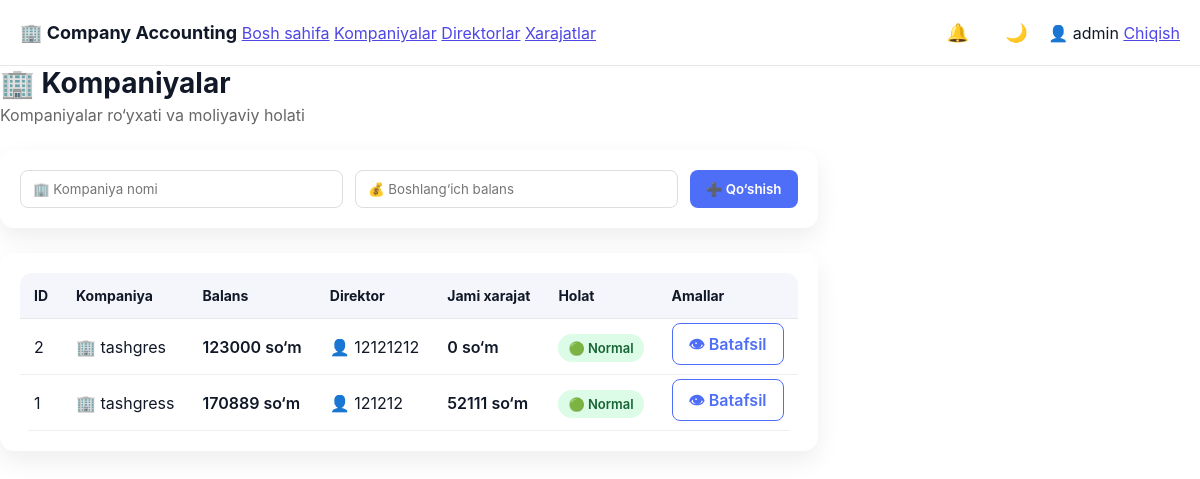
The app's page /admin/companies (signed in), older data.
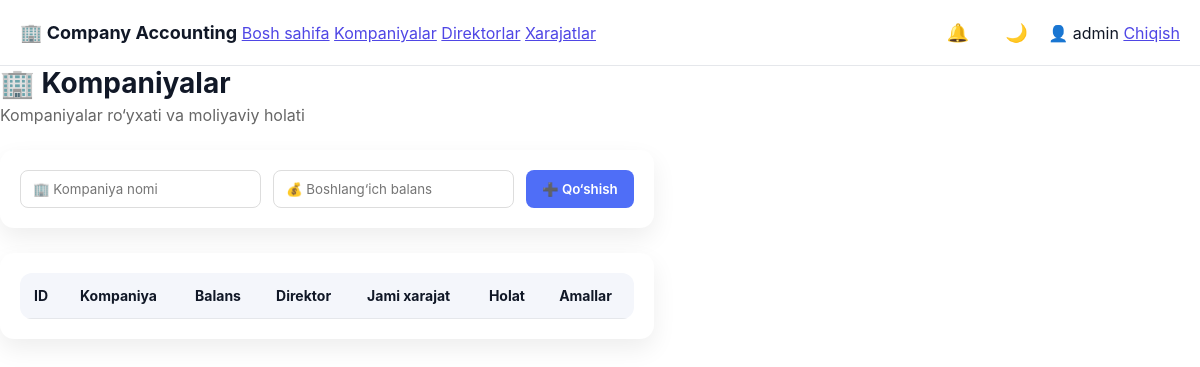
The same page, newer data.
### tables this page shows
CREATE TABLE companies (
        id INTEGER PRIMARY KEY AUTOINCREMENT,
        name TEXT,
        balance INTEGER DEFAULT 0,
        created_at TEXT
    );

### app.py (the view, shortened to what this page needs)
@app.route("/admin/companies", methods=["GET", "POST"])
def admin_companies():
    if session.get("role") != "admin":
        return "Ruxsat yo‘q ❌"
    conn = sqlite3.connect("users.db")
    conn.row_factory = sqlite3.Row   # ⭐ MUHIM
    c = conn.cursor()
    c.execute("""
        SELECT
            c.id,
            c.name,
            c.balance,
            u.username AS director,
            IFNULL(SUM(e.amount), 0) AS total_expense
        FROM companies c
        LEFT JOIN users u ON u.company_id = c.id AND u.role = 'director'
        LEFT JOIN expenses e ON e.company_id = c.id
        GROUP BY c.id
        ORDER BY c.id DESC
    """)
    companies = c.fetchall()
    conn.close()
    return render_template(
        "admin_companies.html",
        companies=companies
    )

### app.py (called while the page is built)
@app.context_processor
def inject_notifications():
    return {
        "notifications": [],
        "last_expense": session.get("last_expense")
    }

### templates/admin_companies.html (shortened to what this page needs)
<!DOCTYPE html>
<html lang="uz">
<head>
    <link rel="stylesheet" href="{{ url_for('static', filename='style.css') }}">
</head>
<body>
{% include "navbar.html" %}
<div class="layout">
    <main class="main">
        <div class="page-header">
    <h1>🏢 Kompaniyalar</h1>
    <p>Kompaniyalar ro‘yxati va moliyaviy holati</p>
</div>
<div class="card form-card">
    <form method="POST" class="add-form">
        <input type="text" name="name" placeholder="🏢 Kompaniya nomi" required>
        <input type="number" name="balance" placeholder="💰 Boshlang‘ich balans" required>
        <button type="submit" class="btn primary">➕ Qo‘shish</button>
    </form>
</div>
<div class="card">
    <table class="modern-table">
        <thead>
            <tr>
                <th>ID</th>
                <th>Kompaniya</th>
                <th>Balans</th>
                <th>Direktor</th>
                <th>Jami xarajat</th>
                <th>Holat</th>
                <th>Amallar</th>
            </tr>
        </thead>
        <tbody>
            {% for c in companies %}
            <tr>
                <td>{{ c.id }}</td>
                <td class="company-name">
                    🏢 {{ c.name }}
                </td>
                <td class="money">{{ c.balance }} so‘m</td>
                <td>
                    {% if c.director %}
                        👤 {{ c.director }}
                    {% else %}
                        <span class="muted">—</span>
                    {% endif %}
                </td>
                <td class="money">{{ c.total_expense }} so‘m</td>
                <td>
                    {% if c.balance <= 0 %}
                        <span class="badge danger">🔴 Xavfli</span>
                    {% else %}
                        <span class="badge success">🟢 Normal</span>
                    {% endif %}
                </td>
                <td>
                    <a href="{{ url_for('admin_company_detail', company_id=c.id) }}"
                       class="btn outline">👁 Batafsil</a>
                </td>
            </tr>
            {% endfor %}
        </tbody>
    </table>
</div>
    </main>
</div>
</body>
</html>

### templates/navbar.html (shortened to what this page needs)
<div class="navbar">
    <div class="navbar-left">
        <strong class="brand">🏢 Company Accounting</strong>
        <a href="{{ url_for('dashboard') }}">Bosh sahifa</a>
        {% if session.get("role") == "admin" %}
            <a href="{{ url_for('admin_companies') }}">Kompaniyalar</a>
            <a href="{{ url_for('admin_directors') }}">Direktorlar</a>
            <a href="{{ url_for('admin_expenses') }}">Xarajatlar</a>
        {% else %}
            <a href="{{ url_for('expenses') }}">Xarajatlarim</a>
        {% endif %}
    </div>
    <div class="navbar-right">
        <button id="notifBtn" class="icon-btn" title="Bildirishnomalar">🔔</button>
        <button id="themeToggle" class="icon-btn" title="Theme">🌙</button>
        <span class="user">👤 {{ session.get('user') }}</span>
        <a href="{{ url_for('logout') }}" class="logout-btn">Chiqish</a>
    </div>
</div>

### static/style.css (style rules this page uses)
:root { --primary: #2563eb; --secondary: #1e293b; --bg: #f1f5f9; --card: #ffffff; --success: #16a34a; --danger: #dc2626; --text: #0f172a; }
* { margin: 0; padding: 0; box-sizing: border-box; font-family: Inter, Arial, sans-serif; }
body { background: var(--bg); color: var(--text); }
.layout { display: flex; min-height: calc(100vh - 60px); }
.card { background: var(--card); padding: 20px; border-radius: 14px; box-shadow: 0 10px 25px rgba(0,0,0,.05); }
table { width: 100%; border-collapse: collapse; background: white; border-radius: 12px; overflow: hidden; }
th, td { padding: 14px; border-bottom: 1px solid #e5e7eb; }
th { background: #f8fafc; text-align: left; font-size: 14px; }
button { background: var(--primary); color: white; border: none; padding: 10px 16px; border-radius: 8px; cursor: pointer; }
:root { --bg: #f5f7fb; --card: #ffffff; --text: #111827; --sidebar: #ffffff; --primary: #4f46e5; }
.card { background: var(--card); }
a { color: var(--primary); }
.navbar { background: var(--bg); color: var(--text); padding: 12px 20px; display: flex; justify-content: space-between; align-items: center; border-bottom: 1px solid #e5e7eb; }
.brand { font-weight: bold; font-size: 18px; }
:root { --bg: #ffffff; --text: #111827; }
.icon-btn { background: none; border: none; font-size: 18px; cursor: pointer; position: relative; }
.page-header { margin-bottom: 25px; }
.page-header h1 { margin: 0; font-size: 28px; }
.page-header p { color: #666; margin-top: 5px; }
.card { background: #fff; border-radius: 14px; padding: 20px; margin-bottom: 25px; box-shadow: 0 10px 25px rgba(0,0,0,.07); }
.form-card { display: flex; justify-content: space-between; }
.add-form { display: flex; gap: 12px; width: 100%; }
.add-form input { flex: 1; padding: 10px 12px; border-radius: 8px; border: 1px solid #ddd; }
.btn { padding: 10px 16px; border-radius: 8px; text-decoration: none; font-weight: 600; cursor: pointer; }
.btn.primary { background: #4f6ef7; color: white; border: none; }
.modern-table { width: 100%; border-collapse: collapse; }
.modern-table th { background: #f4f6fb; padding: 14px; text-align: left; font-size: 14px; }

Row changes from the older to the newer data that the page shows:
removed companies: id "2", name "tashgres", balance "123000", director "12121212", total_expense "0", shows "🟢 Normal"
removed companies: id "1", name "tashgress", balance "170889", director "121212", total_expense "52111", shows "🟢 Normal"
